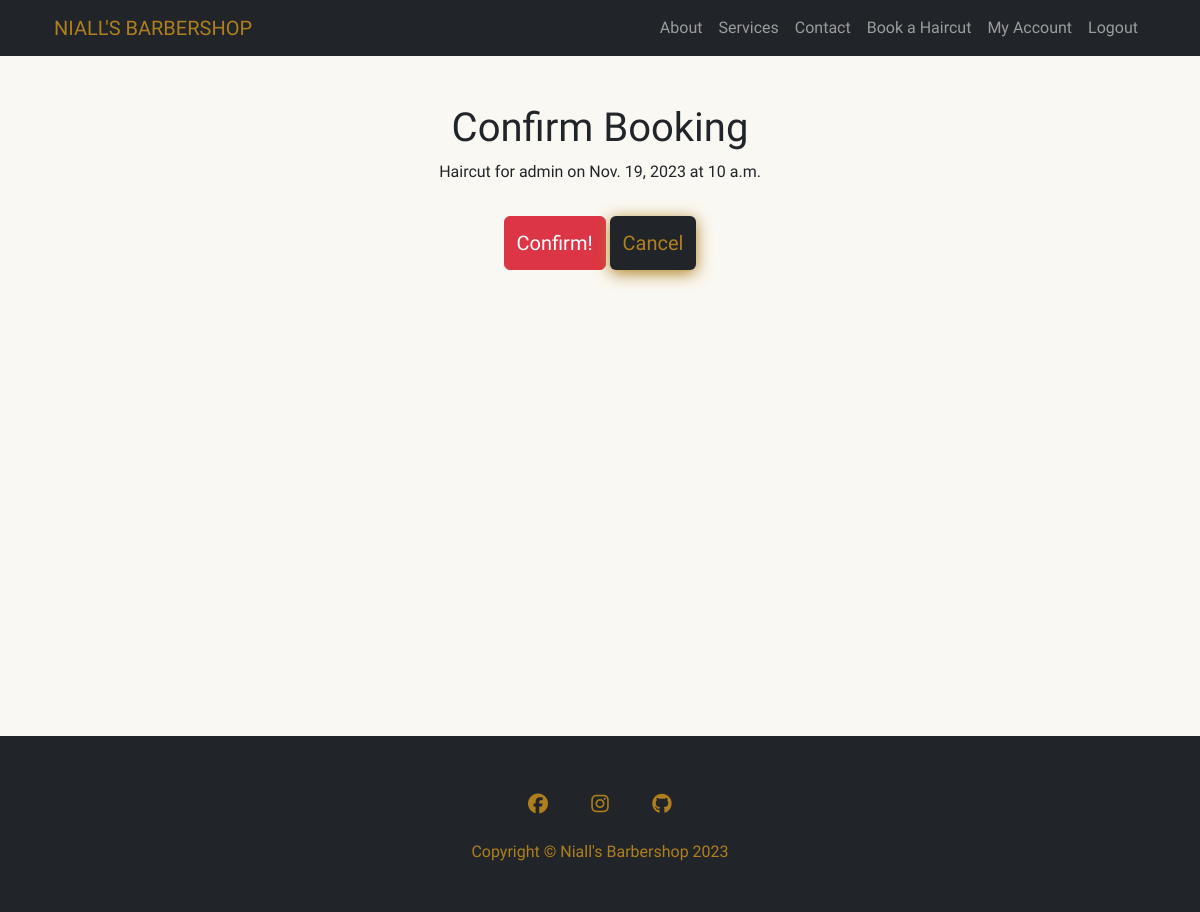
The app's page /booking/42/confirm/ (signed in), older data.
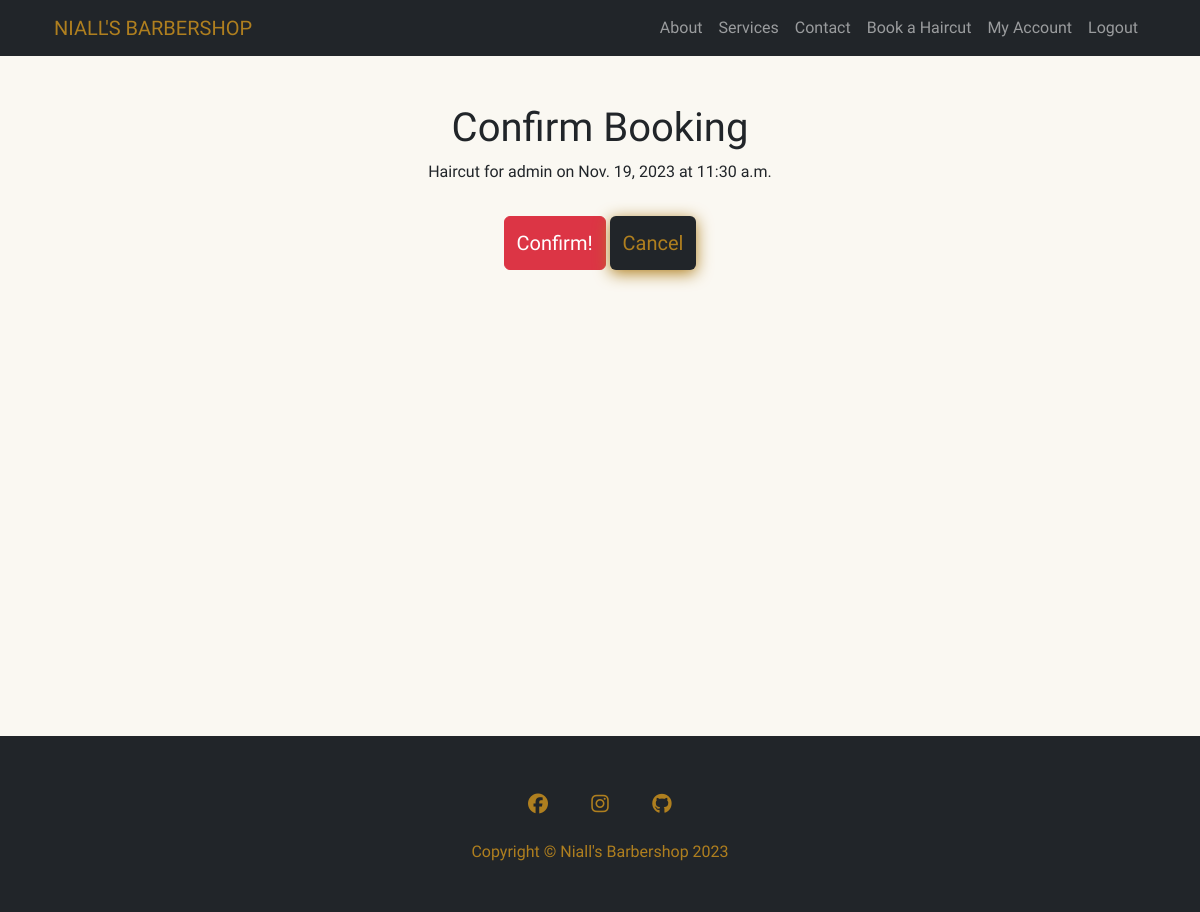
The same page, newer data.
### booking_system/models.py (models this page shows, shortened)
class Booking(models.Model):
    username = models.ForeignKey(User, on_delete=models.CASCADE,
                                 related_name='username_booking')
    date_of_booking = models.DateField()
    service_name = models.ForeignKey(Services, on_delete=models.CASCADE,
                                     related_name='service_name_booking')
    start_time = models.TimeField(choices=BOOKING_TIME)
    end_time = models.TimeField(editable=False, blank=True, null=True)
    confirmed = models.BooleanField(default=False)
    message = models.CharField(max_length=500, blank=True)
    class Meta:
        ordering = ['date_of_booking', 'start_time']

class Services(models.Model):
    service_name = models.CharField(max_length=250)
    session_length = models.DurationField()
    cost = models.DecimalField(max_digits=8, decimal_places=2)
    description = models.CharField(max_length=500, blank=True)
    def __str__(self):
        return self.service_name

### booking_system/views.py (the view, shortened to what this page needs)
# urls.py: path('booking/<int:pk>/confirm/', views.ConfirmBookingView.as_view(),
class ConfirmBookingView(LoginRequiredMixin, UserPassesTestMixin, UpdateView):
    model = Booking
    template_name = 'booking_system/booking_confirm.html'
    fields = ['confirmed']
    success_url = reverse_lazy('booking-home')
    def test_func(self):
        return self.request.user.is_superuser

### booking_system/templates/booking_system/booking_confirm.html (shortened to what this page needs)
{% extends "base.html" %}{% load account %}
{% block content %}
<div class="container mt-5">
    <div class="m-3 text-center">
        <form method="POST" action="{% url 'booking-delete' booking.id %}" class="form mb-2 p-2 form-style" enctype="multipart/form-data">
            <h1 class="text-center pt-5">Confirm Booking</h1>
            <p>{{ booking.service_name }} for {{ booking.username }} on {{ booking.date_of_booking }} at {{ booking.start_time }}</p>
            <button type="submit" class="btn form-style btn-danger mt-3"><h5 class="pt-2">Confirm!</h5></button>
            <a href="{% url 'booking-detail' booking.id %}" class="btn form-style custom-button-dark-gold mt-3"><h5 class="pt-2">Cancel</h5></a>
        </form>
    </div>
</div>
{% endblock content %}

Row changes from the older to the newer data that the page shows:
changed Booking "Haircut": start_time "10 a.m." → "11:30 a.m."
